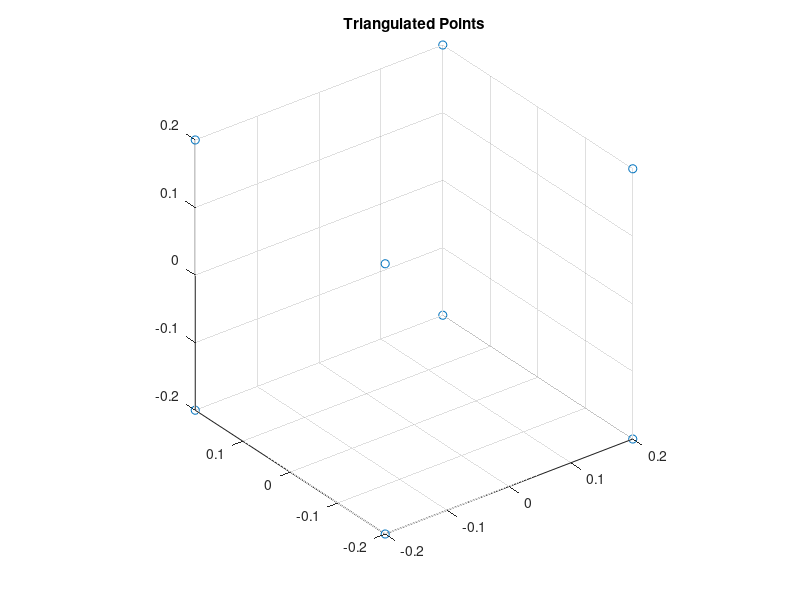

This figure's MATLAB source:
function test()
%http://stackoverflow.com/questions/5059568/triangulation-using-the-direct-linear-transform-taken-directly-from-hartley-zi

  close all
  clear all

  P = [
      -1.81066 0.00000 0.00000 0.00000;
      0.00000 2.41421 0.00000 0.00000;
      0.00000 0.00000 1.00000 1.50000
      ];

  Q =  [
      -0.36118 0.00000 0.00000 0.00000
      0.00000 2.00875 1.33916 0.00000
      0.00000 -0.55470 0.83205 1.80278
      ];


  % homogenous 3D coordinates
  Pts =  [
          -0.2 -0.2 -0.2 -0.2 0.2 0.2 0.2 0.2;
          -0.2 -0.2 0.2 0.2 -0.2 -0.2 0.2 0.2;
          -0.2 0.2 -0.2 0.2 -0.2 0.2 -0.2 0.2;
          1.0 1.0 1.0 1.0 1.0 1.0 1.0 1.0
      ];    

  numPts = length(Pts(1,:));

  % project points
  PPtsHom = P*Pts;
  QPtsHom = Q*Pts;

  % normalize for homogenous scaling
  for i = 1:3
      PPtsHom(i, :) = PPtsHom(i, :) ./ PPtsHom(3, :);
      QPtsHom(i, :) = QPtsHom(i, :) ./ QPtsHom(3, :);
  end

  % 2D cartesian coordinates
  PPtsCart = PPtsHom(1:2,:)
  QPtsCart = QPtsHom(1:2,:);



  % compute normalizing transform

  % calc centroid
  centroidPPtsCart = mean(PPtsCart,2);
  centroidQPtsCart = mean(QPtsCart,2);

  % calc mean distance to centroid
  normsPPtsCart = zeros(1, numPts);
  normsQPtsCart = zeros(1, numPts);
  for i = 1:numPts
    normsPPtsCart(1,i) = norm(PPtsCart(:,i) - centroidPPtsCart);
    normsQPtsCart(1,i) = norm(QPtsCart(:,i) - centroidQPtsCart);
  end
  mdcPPtsCart = mean(normsPPtsCart);
  mdcQPtsCart = mean(normsQPtsCart);

  % setup transformation
  scaleP = sqrt(2)/mdcPPtsCart;
  scaleQ = sqrt(2)/mdcQPtsCart;

  tP = [ scaleP 0      -scaleP*centroidPPtsCart(1);
    0      scaleP -scaleP*centroidPPtsCart(2);
    0      0      1];
  tQ = [ scaleQ 0      -scaleQ*centroidQPtsCart(1);
    0      scaleQ -scaleQ*centroidQPtsCart(2);
    0      0      1];


  % transform points
  PPtsHom = tP * PPtsHom
  QPtsHom = tQ * QPtsHom;

  % normalize for homogenous scaling
  for i = 1:3
      PPtsHom(i, :) = PPtsHom(i, :) ./ PPtsHom(3, :);
      QPtsHom(i, :) = QPtsHom(i, :) ./ QPtsHom(3, :);
  end
  % 2D cartesian coordinates
  PPtsCart = PPtsHom(1:2,:);
  QPtsCart = QPtsHom(1:2,:);

  % transform cameras
  P = tP * P;
  Q = tQ * Q;


  % triangulating points
  TriangulatedPoints = zeros(4,numPts);
  for i = 1:numPts
      A = [
          PPtsCart(1, i) * P(3, :) - P(1, :);
          PPtsCart(2, i) * P(3, :) - P(2, :);
          QPtsCart(1, i) * Q(3,:) - Q(1,:);
          QPtsCart(2, i) * Q(3,:) - Q(2,:)
      ];
      %return;

      [U S V] = svd(A);
      TriangulatedPoints(:, i) = V(:, end);
  end
  for i = 1:4
      TriangulatedPoints(i, :) = TriangulatedPoints(i, :) ./ TriangulatedPoints(4, :);
  end
  TriangulatedPoints
  figure()
  scatter3(TriangulatedPoints(1, :), TriangulatedPoints(2, :), TriangulatedPoints(3, :));
  title('Triangulated Points');
  axis equal;
  